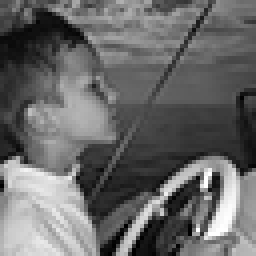
#> input picture In-class Code/Week 10-12/Signals/Jordingray-small.jpg, 64 x 64 px (shown 4 times larger)
$ jupyter execute --allow-errors Signals.ipynb
#> lines starting #> are read from the running program, lines starting #| are printed output that depends on the picture
# Convolution

[cell 1]
import numpy as np
import matplotlib.pyplot as plt
from PIL import Image

# simple signal

sig = np.concatenate((np.zeros(50), np.ones(20), np.zeros(50)))
t = np.arange(0, len(sig))

fig = plt.figure(figsize=(15,2.5)); ax = plt.axes()
#> (the rest of this cell did not finish here and is left out)

[cell 2]
# simple example filter

fil = np.array([0, 0,  0,  0,  0,  0,  1,  0,  0,  0,  0, 0, 0,])
# [5 lines of commented-out code are left out]

t = np.arange(0, len(fil)) - np.floor(len(fil)/2)

fig = plt.figure(figsize=(5,2)); ax = plt.axes()
#> (the rest of this cell did not finish here and is left out)

[cell 3]
from scipy import signal

filtered = signal.convolve(sig, fil, mode='same')
t = np.arange(0, len(filtered))

fig, axs = plt.subplots(nrows=2, ncols=1, figsize=(15,5))

#> (the rest of this cell did not finish here and is left out)

### Spiking Neuron Example

[cell 4]
import numpy as np
import numpy.random as R
import matplotlib.pyplot as plt
from scipy import signal

# this is NOT how we would really simulate spikes
def create_spikes(maxt, propback, propsig):

    spikesback = np.concatenate((np.ones(int(propback*maxt)), np.zeros(int((1-propback)*maxt))))
    spikesback = R.permutation(spikesback)

    spikessig = np.concatenate((np.ones(int(propsig*maxt)), np.zeros(int((1-propsig)*maxt))))
    spikessig = R.permutation(spikessig)

    spikes = np.concatenate((spikesback, spikessig))

    return(spikes)

maxt = 500
propback = .02
propsig = .08

spikes1 = create_spikes(maxt, propback, propsig)
spikes2 = create_spikes(maxt, propback, propsig)
spikes3 = create_spikes(maxt, propback, propsig)
t = np.arange(2*maxt)

fig, axs = plt.subplots(nrows=3, ncols=1, figsize=(15,4))
#> (the rest of this cell did not finish here and is left out)

[cell 5]
# exponential filter

ml = 2; mr = 20;
wid = 100
ltau = np.arange(-wid, 0)
lfilter = np.exp(-(-ltau)*(1/ml))

rtau = np.arange(0, wid)
rfilter = np.exp(-rtau*(1/mr))

tau = np.concatenate((ltau, rtau))
filter = np.concatenate((lfilter, rfilter))
filter = filter/np.sum(filter)

plt.plot(tau, filter)
#> figure, not shown here; curve peaks at x = 0, y = 0.0456

[cell 6]
from scipy import signal

filtered1 = signal.convolve(spikes1, filter, mode='same')
filtered2 = signal.convolve(spikes2, filter, mode='same')
filtered3 = signal.convolve(spikes3, filter, mode='same')
t = np.arange(0, len(filtered1))

fig, axs = plt.subplots(nrows=3, ncols=1, figsize=(15,4))

maxs = np.max(np.concatenate((filtered1, filtered2, filtered2)))
axs[0].plot(t, filtered1); axs[0].set_ylim((0,maxs*1.1))
axs[1].plot(t, filtered2); axs[1].set_ylim((0,maxs*1.1))
axs[2].plot(t, filtered3); axs[2].set_ylim((0,maxs*1.1));
#> figure, not shown here; panel 1: curve peaks at x = 640, y = 0.199; panel 2: curve peaks at x = 745, y = 0.178; panel 3: curve peaks at x = 758, y = 0.181

[cell 7]
fig, ax = plt.subplots(figsize=(15,2))

maxs = np.max(filtered1+filtered2+filtered2)

ax.plot(t, (filtered1+filtered2+filtered3)); ax.set_ylim((0,maxs*1.1));
#> figure, not shown here; curve peaks at x = 640, y = 0.403

### hemodynamic response function example

[cell 8]
# HDR function from previous homework assignments

import numpy as np
import matplotlib.pyplot as plt
import math

def hdr(x, a1=6., b1=1., a2=16., b2=1., w=5. / 6.):
    HDRval1 = ((b1 ** a1) * (x ** a1) * np.exp(-x * b1)) / math.gamma(a1)
    HDRval2 = ((b2 ** a2) * (x ** a2) * np.exp(-x * b2)) / math.gamma(a2)
    HDRval = w * HDRval1 - (1 - w) * HDRval2
    return HDRval

def plothdr(x, h):
    plt.plot(x, h)
    plt.xlabel("time")
    plt.ylabel("HDR")
    plt.title("Hemodynamic Response (HDR) Function")
    plt.show()
#> figure, not shown here; curve peaks at x = 5.99, y = 0.00342

dt = .01
x = np.arange(0, 30, dt)

h = hdr(x)
h = h/np.sum(h)

plothdr(x, h)

# note that this filter is NOT centered at zero (but zero is at the left)

[cell 9]
def create_steps(N, tevent, tgap, dt):
#> called with N = 3, tevent = 1, tgap = 10, dt = 0.01
    seq = np.zeros(int(tgap*(1/dt)))
    for i in range(N):
        step = np.concatenate((np.ones(int(tevent*(1/dt))), np.zeros(int(tgap*(1/dt)))))
        seq = np.concatenate((seq, step))
    return (seq)

N = 3; tevent = 1; tgap = 10; dt = .01

seq = create_steps(N, tevent, tgap, dt)
tim = np.arange(0, N*(tevent+tgap)+tgap, dt)

fig, ax = plt.subplots(figsize=(10,1.5))
ax.plot(tim, seq);  ax.set_ylim((-.1, 1.1));
#> figure, not shown here; curve peaks at x = 10, y = 1

[cell 10]
from scipy import signal

N = 3; tevent = 1; tgap = 20; dt = .01

seq = create_steps(N, tevent, tgap, dt)

# I did not include 'same' here to force a time shift because the filter is not centered at t=0
cseq = signal.convolve(np.float64(seq), np.float64(h))

fig, axs = plt.subplots(nrows=2, ncols=1, tight_layout=True, figsize=(10,3))

tim = np.arange(0, N*(tevent+tgap)+tgap, dt)

axs[0].plot(tim, seq);  axs[0].set_ylim((-.1, 1.1))

# here I take into account the longer filtered version because I left off 'same' above
axs[1].plot(tim, cseq[:len(seq)]);
#> figure, not shown here; panel 1: curve peaks at x = 20, y = 1; panel 2: curve peaks at x = 26.5, y = 0.34

### Convolution with 2D Images

[cell 11]
import numpy as np
import matplotlib.pyplot as plt
from PIL import Image
from IPython.display import display
from scipy import signal

im = Image.open('Jordingray-small.jpg')
#> im is the input picture: PIL image 64x64 L; min 0, max 255, mean 104.6

imdata = np.asarray(im)
plt.imshow(im);

[cell 12]
# gaussian filter

fil = np.array([[1, 2, 1],
                [2, 4, 2],
                [1, 2, 1]])
fil = fil / np.sum(fil)

fimdata = signal.convolve2d(imdata, fil, mode='same')

fim = Image.fromarray(np.uint8(fimdata))

# this is a tiny image (play around with sz to see that)
sz = (imdata.shape)[0]*6
#> sz = 384
display(im.resize((sz,sz),resample=Image.Resampling.NEAREST))
display(fim.resize((sz,sz),resample=Image.Resampling.NEAREST))

# see what the "NEAREST" optional argument does by removing it
# display(im.resize((sz,sz)))
# display(fim.resize((sz,sz)))

[cell 13]
# larger gaussian filter

def my_mvnpdf(x, M, S):
    return (1 / np.sqrt((2 * np.pi * np.linalg.det(S)))) * np.exp(-(1/2) * (np.transpose(x-M) @ np.linalg.inv(S) @ (x-M)))

s = 5
sx = s; sy = s; rho = 0.0
mu = np.array([0, 0])
sig = np.array([[sx**2,     rho*sx*sy],
                [rho*sx*sy, sy**2]])

sz = 25
inc = 1
xsteps = np.arange(-sz, sz, 1)
ysteps = np.arange(-sz, sz, 1)
X, Y = np.meshgrid(xsteps, ysteps)
Z = np.zeros(X.shape)

for i in range(len(xsteps)):
    for j in range(len(ysteps)):
        xy = np.array([X[i,j], Y[i,j]])
        Z[i,j] = my_mvnpdf(xy, mu, sig)

fil = Z/np.sum(Z)

[cell 14]
im = Image.open('Jordingray.bmp')
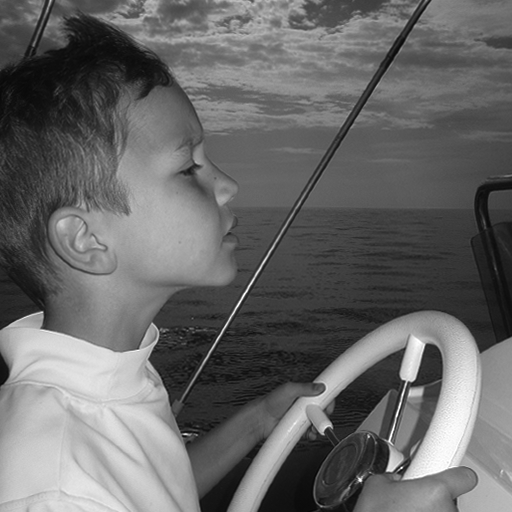
#> input picture In-class Code/Week 10-12/Signals/Jordingray.bmp, 512 x 512 px
#> im is the input picture: PIL image 512x512 L; min 6, max 255, mean 104.1

imdata = np.asarray(im)

fimdata = signal.convolve2d(imdata, fil, mode='same')
#> fimdata: shape (512, 512) float64

fim = Image.fromarray(np.uint8(fimdata))
#> fim: PIL image 512x512 L

sz = (imdata.shape)[0]*1
#> sz = 512
display(im.resize((sz,sz), resample=Image.Resampling.NEAREST))
display(fim.resize((sz,sz),resample=Image.Resampling.NEAREST))

[cell 15]
im = Image.open('Jordingray-small.jpg')

imdata = np.asarray(im)

# first, blur with gaussian filter

filg = np.array([[1, 2, 1],
                 [2, 4, 2],
                 [1, 2, 1]])
filg = filg / np.sum(filg)

fimdatag = signal.convolve2d(np.float64(imdata), np.float64(filg), mode='same')
fimdatag[fimdatag<0]   = 0
fimdatag[fimdatag>255] = 255

# then, use a sharpen mask
fils = np.array([[ 0, -1,  0],
                 [-1,  5, -1],
                 [ 0, -1,  0]])
fils = fils / np.sum(fils)

fimdatas = signal.convolve2d(np.float64(fimdatag), np.float64(fils), mode='same')
fimdatas[fimdatas<0]   = 0
#> fimdatas: shape (64, 64) float64; min 0, max 337.4, mean 108.3
fimdatas[fimdatas>255] = 255
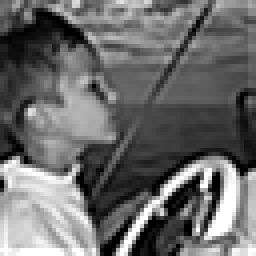
#> fimdatas: shape (64, 64) float64 (shown 4 times larger); min 0, max 255, mean 107.8

fimg = Image.fromarray(np.uint8(fimdatag))
fims = Image.fromarray(np.uint8(fimdatas))

sz = (imdata.shape)[0]*6
#> sz = 384
display(im.resize((sz,sz), Image.Resampling.NEAREST))
display(fimg.resize((sz,sz),Image.Resampling.NEAREST))
display(fims.resize((sz,sz),Image.Resampling.NEAREST))

[cell 16]
display(im)
display(fimg)
display(fims)

### Laplacian of Gaussians filter

[cell 17]
import numpy as np
import matplotlib.pyplot as plt
from PIL import Image
from scipy import signal

im = Image.open('Jordingray.bmp')

imdata = np.asarray(im)

fig = plt.figure(); ax = plt.axes()

ax.imshow(imdata, cmap='gray')
ax.set_xticks([]); ax.set_yticks([]);

[cell 18]
fLoG = np.array([[0,   1,   1,   2,   2,   2,   1,   1,   0],
                 [1,   2,   4,   5,   5,   5,   4,   2,   1],
                 [1,   4,   5,   3,   0,   3,   5,   4,   1],
                 [2,   5,   3, -12, -24, -12,   3,   5,   2],
                 [2,   5,   0, -24, -40, -24,   0,   5,   2],
                 [2,   5,   3, -12, -24, -12,   3,   5,   2],
                 [1,   4,   5,   3,   0,   3,   5,   4,   1],
                 [1,   2,   4,   5,   5,   5,   4,   2,   1],
                 [0,   1,   1,   2,   2,   2,   1,   1,   0]])

fimdata = signal.convolve2d(imdata, fLoG, mode='same')

fimdata

[cell 19]
fimdata[fimdata<0]   = 0
fimdata[fimdata>255] = 255
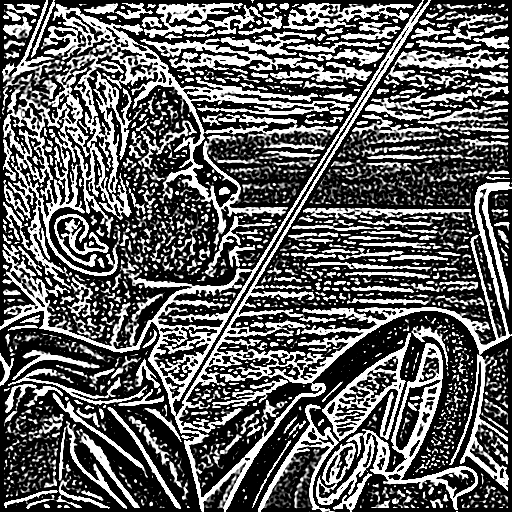
#> fimdata: shape (512, 512) int64; min 0, max 255, mean 95.5

[cell 20]
fig = plt.figure(); ax = plt.axes()

ax.imshow(fimdata, cmap='gray')
ax.set_xticks([]); ax.set_yticks([]);

### cross-correlation and auto-correlation

[cell 21]
# pattern in signal

pattern = np.arange(-.5,.5,.01)
sig = np.tile(pattern, 20)

fig = plt.figure(figsize=(10,2.5)); ax = plt.axes()
ax.plot(sig);
#> figure, not shown here; curve peaks at x = 99, y = 0.49

[cell 22]
# add noise

import numpy.random as R

noise = .5
pattern = np.arange(-.5,.5,.01)
sig = np.tile(pattern, 20)
sig = np.concatenate((noise*R.randn(len(sig)), sig + noise*R.randn(len(sig)), noise*R.randn(len(sig))))

fig = plt.figure(figsize=(10,2.5)); ax = plt.axes()
ax.plot(sig);
#> figure, not shown here; curve peaks at x = 1558, y = 1.9

[cell 23]
# cross-correlation

from scipy import signal

corr = signal.correlate(sig, pattern, mode='same')

ym = 1.1*np.max(np.abs(corr))
fig = plt.figure(figsize=(10,2.5)); ax = plt.axes()
ax.plot(corr); ax.set_ylim((-ym, ym));
#> figure, not shown here; curve peaks at x = 2950, y = 11.34

[cell 24]
# cross-correlation with scrambled signal

scram = R.permutation(sig)

corr = signal.correlate(scram, pattern, mode='same')

fig = plt.figure(figsize=(10,2.5)); ax = plt.axes()
ax.plot(corr); ax.set_ylim((-ym, ym));
#> figure, not shown here; curve peaks at x = 3662, y = 5.31

[cell 25]
# autocorrelation of signal with itself

corr = signal.correlate(sig, sig, mode='same')

ym = 1.1*np.max(np.abs(corr))
fig = plt.figure(figsize=(10,2.5)); ax = plt.axes()
ax.plot(corr); ax.set_ylim((-ym, ym));
#> figure, not shown here; curve peaks at x = 3000, y = 1667

[cell 26]
# autocorrelation with scrambled version

corr = signal.correlate(scram, scram, mode='same')

fig = plt.figure(figsize=(10,2.5)); ax = plt.axes()
ax.plot(corr); ax.set_ylim((-ym, ym));
#> figure, not shown here; curve peaks at x = 3000, y = 1667

# Fourier Analysis

[cell 27]
# fourier elements of a square wave

# number of elements
K = 10

L = 1

t = np.arange(0, 10, .01)

result = np.zeros(len(t))
parts = np.zeros((len(t),K))

fig, axs = plt.subplots(nrows=1, ncols=2, tight_layout=True, figsize=(10,5))

for n in range(1,K,2):

    parts[:,n] = (1/n)*np.sin(n*np.pi*t/L)
    result[:] = result[:] + parts[:,n]

# constituent sinusoids
axs[0].plot(t,parts)

# sum to this point
axs[1].plot(t,result);
#> figure, not shown here; panel 1: curve peaks at x = 0.5, y = 1; panel 2: curve peaks at x = 6.9, y = 0.929

[cell 28]
from scipy.fft import fft, ifft

fig, axs = plt.subplots(nrows=1, ncols=2, tight_layout=True, figsize=(10,5))

f1 = result

axs[0].plot(t,f1); axs[0].set_title('Original')

# take FFT
F = fft(result)

# take the inverse FFT
f2 = np.real(ifft(F))

axs[1].plot(t,f2); axs[1].set_title('Recovered');
#> figure, not shown here; panel 1: curve peaks at x = 6.9, y = 0.929; panel 2: curve peaks at x = 6.9, y = 0.929

[cell 29]
import numpy as np
import matplotlib.pyplot as plt
from scipy.fft import fft, ifft

# Sampling Rate
#   - could be samples per second (if time)
#   - could be samples per inch (if space)
#   - could be samples per degree of visual angle (if psychophys exp)
Sr = 250

# example function
t = np.arange(0, 100, 1/Sr)
f1 = 1*np.sin((2*np.pi)*2*t  + np.pi/6)      + \
     2*np.sin((2*np.pi)*5*t  + np.pi)        + \
     3*np.sin((2*np.pi)*10*t + np.pi/2)      + \
     1*np.sin((2*np.pi)*70*t + np.pi/4)

fig = plt.figure(); ax = plt.axes()

ax.plot(t[:int(len(t)/80)], f1[:int(len(t)/80)]);
#> figure, not shown here; curve peaks at x = 0.588, y = 4.9

[cell 30]
fig, axs = plt.subplots(nrows=1, ncols=2, tight_layout=True, figsize=(10,5))

axs[0].plot(t[:int(len(t)/80)], f1[:int(len(t)/80)]); axs[0].set_title('Original');

# take fourier
F = fft(f1)

# take the inverse FFT
f2 = np.real(ifft(F))

axs[1].plot(t[:int(len(t)/80)], f2[:int(len(t)/80)]); axs[1].set_title('Recovered');
#> figure, not shown here; panel 1: curve peaks at x = 0.588, y = 4.9; panel 2: curve peaks at x = 0.588, y = 4.9

[cell 31]
# num of samples
nsamples = len(t)

# fft
F = fft(f1)

# amplitude
A = abs(F)

# plot amplitude by frequency
# note that only half of the frequency range is meaningful
Freq = np.arange(0, nsamples)*(Sr/nsamples)

fig = plt.figure(); ax = plt.axes()
# ax.plot(Freq[:int(len(Freq)/2)], A[:int(len(A)/2)]); ax.set_xlabel('frequency'); ax.set_ylabel('amplitude');
ax.plot(Freq, A); ax.set_xlabel('frequency'); ax.set_ylabel('amplitude');
#> figure, not shown here; curve peaks at x = 10, y = 37500

[cell 32]
# plot phase by frequency
Phase = np.arctan2(np.imag(F), np.real(F))

fig = plt.figure(); ax = plt.axes()
ax.plot(Freq, (A>.1)*Phase); ax.set_xlabel('frequency'); ax.set_ylabel('phase');
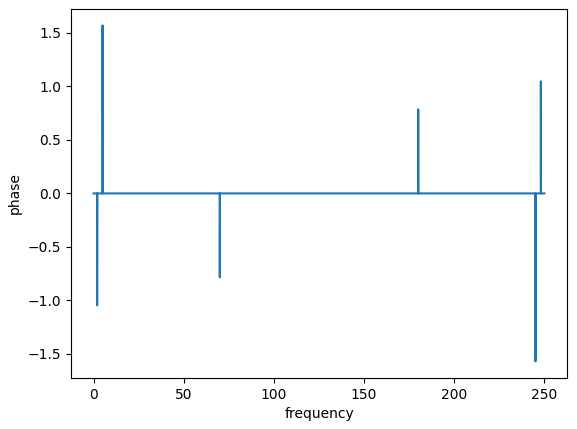
#> figure drawn by matplotlib, 1 panel; curve peaks at x = 5, y = 1.57

### 2D Fourier Analysis

[cell 33]
from scipy.fft import fft2, ifft2, fftshift
from PIL import Image
from IPython.display import display

im = Image.open('line90.jpg')
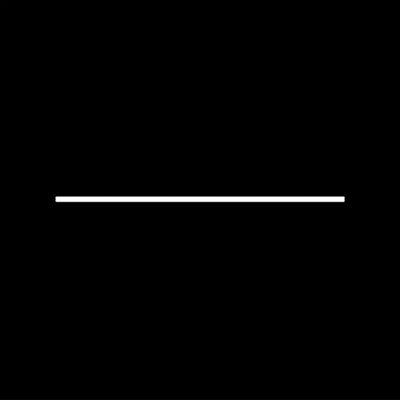
#> input picture In-class Code/Week 10-12/Signals/line90.jpg, 400 x 400 px
#> im is the input picture: PIL image 400x400 L; min 0, max 255, mean 2.5
#im = Image.open('line45.jpg')
#im = Image.open('square.jpg')
#im = Image.open('line.jpg')

imdata = np.asarray(im)

F = fft2(imdata)
F2 = np.log(np.abs(fftshift(F)))

fig, axs = plt.subplots(nrows=1, ncols=2, tight_layout=True, figsize=(10,5))
axs[0].imshow(imdata, cmap='gray')
axs[1].imshow(F2, cmap='gray');

[cell 34]
from scipy.fft import fft2, ifft2, fftshift

im = Image.open('Jordingray.bmp')

imdata = np.asarray(im)

F = fft2(imdata)
F2 = np.log(np.abs(fftshift(F)))
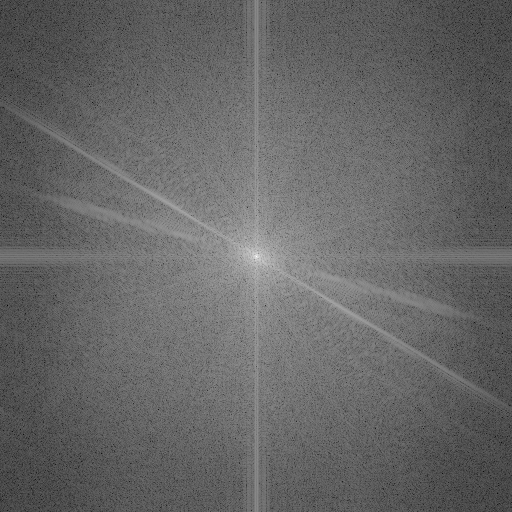
#> F2: shape (512, 512) float64; min 0.667, max 17.12, mean 7.27; drawn with min black and max white

fig, axs = plt.subplots(nrows=1, ncols=2, tight_layout=True, figsize=(10,5))
axs[0].imshow(imdata, cmap='gray')
axs[1].imshow(F2, cmap='gray');

[cell 35]
from scipy.fft import fft2, ifft2, fftshift

im = Image.open('zebras.jpg')
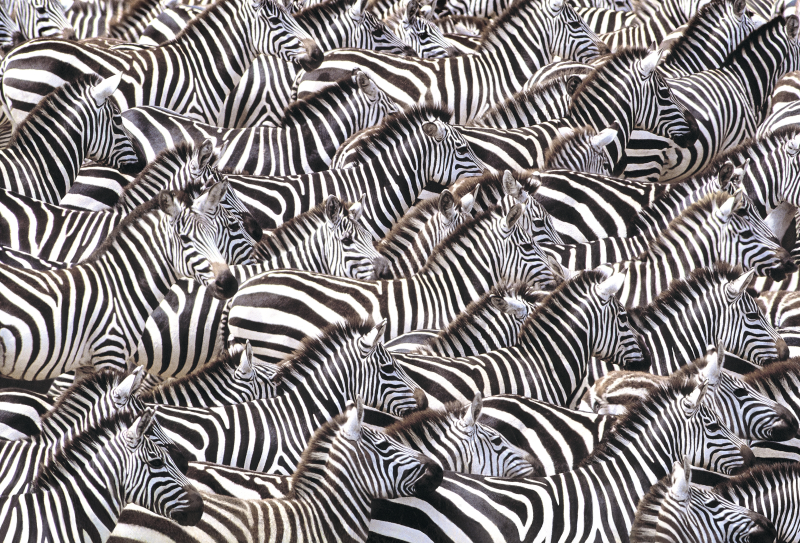
#> input picture In-class Code/Week 10-12/Signals/zebras.jpg, 2400 x 1628 px (shown at 1/3 size)
#> im is the input picture: PIL image 2400x1628 RGB; mean R, G, B 134.5, 129, 129.6
im = im.convert(mode="1")
#> im: PIL image 2400x1628 1; 51.1% white; black in thin lines or dots

imdata = np.asarray(im)

F = fft2(imdata)
F2 = np.log(np.abs(fftshift(F)))
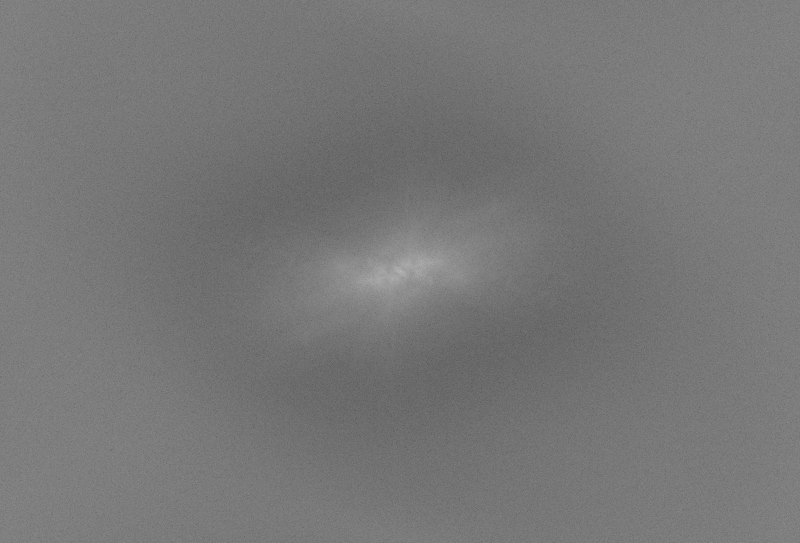
#> F2: shape (1628, 2400) float64 (shown at 1/3 size); min -0.966, max 14.51, mean 6.29; drawn with min black and max white

fig, axs = plt.subplots(nrows=1, ncols=2, tight_layout=True, figsize=(10,5))
axs[0].imshow(imdata, cmap='gray')
axs[1].imshow(F2, cmap='gray');

[cell 36]
from scipy.fft import fft2, ifft2, fftshift
import numpy.random as R

im = Image.open('Jordingray.bmp')

imdata = np.asarray(im)

F = fft2(imdata)

# add noise to phase
A = abs(F)

# add noise to phase
pnoise = 0.5
P = np.arctan2(np.imag(F), np.real(F));
P += pnoise*R.randn(P.shape[0], P.shape[1])
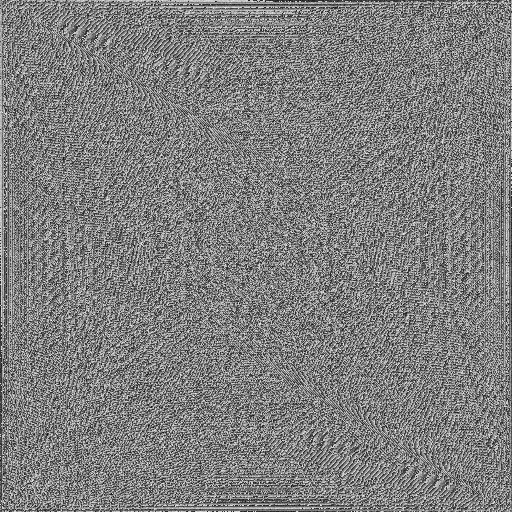
#> P: shape (512, 512) float64; min -4.79, max 4.82, mean 0.000997; drawn with min black and max white

F2 = A * np.exp(1j*P)

f2 = np.real(ifft2(F2))
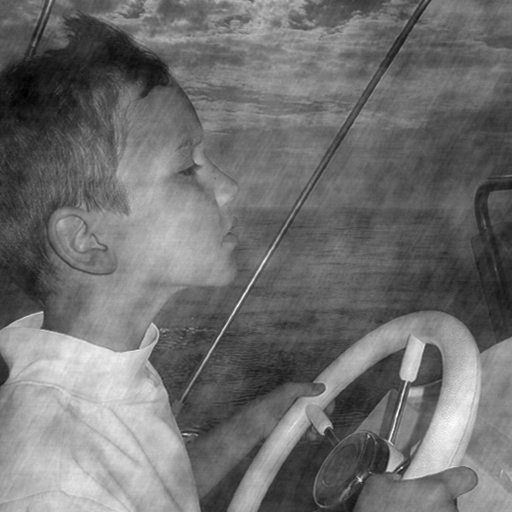
#> f2: shape (512, 512) float64; min -50.33, max 249.5, mean 81.3; drawn with min black and max white

fig, axs = plt.subplots(nrows=1, ncols=2, tight_layout=True, figsize=(10,5))
axs[0].imshow(imdata, cmap='gray')
axs[1].imshow(f2, cmap='gray');
